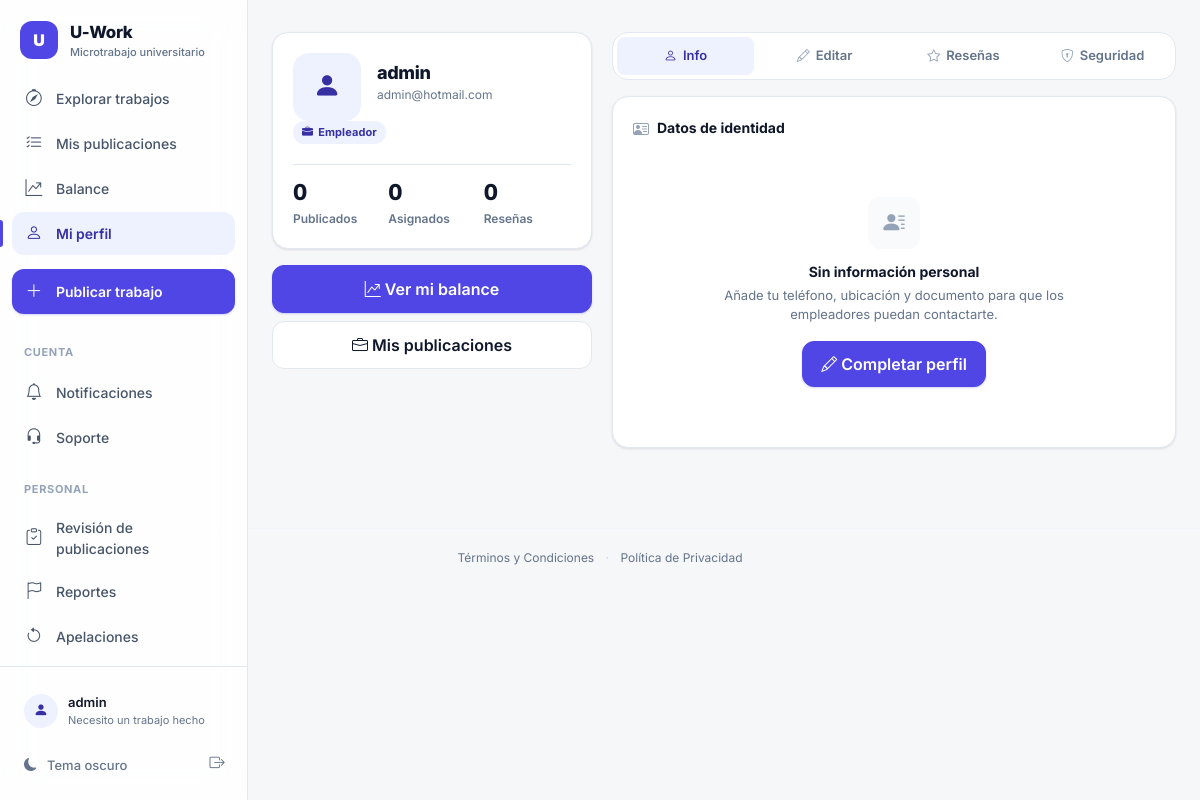
/profile/ (signed in), run on the app's committed database.
### accounts/models.py (models this page shows, shortened)
class User(AbstractUser):
    class Rol(models.TextChoices):
        ESTUDIANTE = 'estudiante', 'Estudiante'
        EMPLEADOR = 'empleador', 'Necesito un trabajo hecho'
    rol = models.CharField(max_length=20, choices=Rol.choices, default=Rol.EMPLEADOR)
    foto = models.ImageField(upload_to='perfiles/', blank=True, null=True)
    cedula = models.CharField(max_length=20, blank=True, verbose_name='Documento de identidad')
    telefono = models.CharField(max_length=20, blank=True)
    direccion = models.CharField(max_length=255, blank=True, verbose_name='Ubicación / Dirección')
    fecha_nacimiento = models.DateField(null=True, blank=True)
    habilidades = models.TextField(blank=True, help_text='Separa las habilidades con comas')
    calificacion_promedio = models.DecimalField(max_digits=3, decimal_places=2, default=0)
    universidad = models.CharField(max_length=200, blank=True)
    carrera = models.CharField(max_length=200, blank=True)
    semestre = models.PositiveSmallIntegerField(null=True, blank=True)
    foto_carnet = models.ImageField(upload_to='carnets/', blank=True, null=True, verbose_name='Foto del carnet estudiantil')
    pregunta_seguridad = models.CharField(max_length=255, blank=True)
    respuesta_seguridad = models.CharField(max_length=255, blank=True)
    is_banned = models.BooleanField(
        default=False, verbose_name='Cuenta sancionada')
    baneo_hasta = models.DateTimeField(
        null=True, blank=True, verbose_name='Suspensión hasta')
    motivo_baneo = models.TextField(blank=True, verbose_name='Motivo de la sanción')
    is_email_verified = models.BooleanField(
        default=False, verbose_name='Correo verificado')
    email_verification_token = models.UUIDField(
        null=True, blank=True, editable=False, unique=True)
    email_verification_sent_at = models.DateTimeField(null=True, blank=True)
    class Meta:
        verbose_name = 'Usuario'
        verbose_name_plural = 'Usuarios'
    @property
    def es_estudiante(self):
        return self.rol == self.Rol.ESTUDIANTE
    EMAIL_VERIFICATION_TIMEOUT_HOURS = 48

### accounts/views.py (the view)
# urls.py: path('profile/', views.profile, name='profile'),
@login_required
def profile(request):
    FormClass = StudentProfileForm if request.user.es_estudiante else EmployerProfileForm
    if request.method == 'POST':
        form = FormClass(request.POST, request.FILES, instance=request.user)
        if form.is_valid():
            form.save()
            messages.success(request, 'Perfil actualizado correctamente.')
            return redirect('accounts:profile')
    else:
        form = FormClass(instance=request.user)
    return render(request, 'accounts/profile.html', {'form': form})

### templates/accounts/profile.html (shortened to what this page needs)
{% extends 'base.html' %}
{% load form_tags static %}
{% block content %}
<div class="profile-layout">
<div class="profile-left">
    <div class="id-card">
        <div class="id-card__top">
            <span class="id-card__avatar">
                {% if user.foto %}
                <img src="{{ user.foto.url }}" alt="Foto de {{ user.get_full_name|default:user.username }}">
                {% else %}
                <i class="bi bi-person-fill" aria-hidden="true"></i>
                {% endif %}
            </span>
            <span style="min-width:0;">
                <h1 class="id-card__name">{{ user.get_full_name|default:user.username }}</h1>
                <p class="id-card__email">{{ user.email }}</p>
            </span>
        </div>
        <div class="id-card__meta">
            <span class="chip chip--brand">
                {% if user.es_estudiante %}
                <i class="bi bi-mortarboard-fill" aria-hidden="true"></i> Estudiante
                {% else %}
                <i class="bi bi-briefcase-fill" aria-hidden="true"></i> Empleador
                {% endif %}
            </span>
        </div>
        <div class="id-stats">
            <div>
                <span class="id-stat__value">{{ user.trabajos_creados.count }}</span>
                <span class="id-stat__label">Publicados</span>
            </div>
            <div>
                <span class="id-stat__value">{{ user.trabajos_asignados.count }}</span>
                <span class="id-stat__label">Asignados</span>
            </div>
            <div>
                <span class="id-stat__value">{{ user.reviews_recibidas.count }}</span>
                <span class="id-stat__label">Reseñas</span>
            </div>
        </div>
    </div>
    <div class="d-grid gap-2 d-lg-grid">
        <a href="{% url 'accounts:balance' %}" class="btn btn-accent" style="padding:11px;">
            <i class="bi bi-graph-up-arrow" aria-hidden="true"></i> Ver mi balance
        </a>
        <a href="{% url 'jobs:my_jobs' %}" class="btn btn-quiet" style="padding:11px;">
            <i class="bi bi-briefcase" aria-hidden="true"></i>
            {% if user.es_estudiante %}Mis postulaciones{% else %}Mis publicaciones{% endif %}
        </a>
    </div>
</div>
<div class="profile-right">
    <div class="profile-tabs" role="tablist" aria-label="Secciones del perfil">
        <button type="button" class="profile-tab active" role="tab" data-tab="info"
                aria-controls="tab-info" aria-selected="true">
            <i class="bi bi-person" aria-hidden="true"></i> Info
        </button>
        <button type="button" class="profile-tab" role="tab" data-tab="edit"
                aria-controls="tab-edit" aria-selected="false">
            <i class="bi bi-pencil" aria-hidden="true"></i> Editar
        </button>
        <button type="button" class="profile-tab" role="tab" data-tab="reviews"
                aria-controls="tab-reviews" aria-selected="false">
            <i class="bi bi-star" aria-hidden="true"></i> Reseñas
        </button>
        <button type="button" class="profile-tab" role="tab" data-tab="security"
                aria-controls="tab-security" aria-selected="false">
            <i class="bi bi-shield-lock" aria-hidden="true"></i> Seguridad
        </button>
    </div>
    <div id="tab-info" class="tab-content-section active" role="tabpanel">
        <div class="panel">
            <div class="panel__head">
                <i class="bi bi-person-vcard" aria-hidden="true"></i>
                <h2 class="panel__title">Datos de identidad</h2>
            </div>
            {% if user.telefono or user.direccion or user.cedula or user.fecha_nacimiento or user.universidad %}
            <div class="data-list">
                {% if user.telefono %}
                <div class="data-row">
                    <span class="icon-tile icon-tile--neutral" aria-hidden="true"><i class="bi bi-telephone"></i></span>
                    <span class="data-row__value">
                        Teléfono
                        <span>{{ user.telefono }}</span>
                    </span>
                </div>
                {% endif %}
                {% if user.direccion %}
                <div class="data-row">
                    <span class="icon-tile icon-tile--neutral" aria-hidden="true"><i class="bi bi-geo-alt"></i></span>
                    <span class="data-row__value">
                        Ubicación
                        <span>{{ user.direccion }}</span>
                    </span>
                </div>
                {% endif %}
                {% if user.cedula %}
                <div class="data-row">
                    <span class="icon-tile icon-tile--neutral" aria-hidden="true"><i class="bi bi-person-vcard"></i></span>
                    <span class="data-row__value">
                        Documento
                        <span>{{ user.cedula }}</span>
                    </span>
                </div>
                {% endif %}
                {% if user.fecha_nacimiento %}
                <div class="data-row">
                    <span class="icon-tile icon-tile--neutral" aria-hidden="true"><i class="bi bi-calendar"></i></span>
                    <span class="data-row__value">
                        Fecha de nacimiento
                        <span>{{ user.fecha_nacimiento|date:"d M Y" }}</span>
                    </span>
                </div>
                {% endif %}
                {% if user.es_estudiante and user.universidad %}
                <div class="data-row">
                    <span class="icon-tile icon-tile--neutral" aria-hidden="true"><i class="bi bi-bank"></i></span>
                    <span class="data-row__value">
                        Universidad
                        <span>
                            {{ user.universidad }}
                            {% if user.carrera %}{{ user.carrera }}{% endif %}
                            {% if user.semestre %}, semestre {{ user.semestre }}{% endif %}
                        </span>
                    </span>
                </div>
                {% endif %}
            </div>
            {% else %}
            <div class="empty">
                <span class="empty__icon" aria-hidden="true"><i class="bi bi-person-lines-fill"></i></span>
                <p class="empty__title">Sin información personal</p>
                <p class="empty__text">
                    Añade tu teléfono, ubicación y documento para que los empleadores
                    puedan contactarte.
                </p>
                <button type="button" class="btn btn-accent" data-open-tab="edit"
                        style="margin-top:var(--space-3); padding:10px 18px;">
                    <i class="bi bi-pencil" aria-hidden="true"></i> Completar perfil
                </button>
            </div>
            {% endif %}
        </div>
    </div>
</div>
</div>
{% endblock %}

### templates/base.html (shortened to what this page needs)
<!DOCTYPE html>
<html lang="es">
<head>
    <link href="https://cdn.jsdelivr.net/npm/bootstrap@5.3.3/dist/css/bootstrap.min.css" rel="stylesheet">
    <link href="https://cdn.jsdelivr.net/npm/bootstrap-icons@1.11.3/font/bootstrap-icons.min.css" rel="stylesheet">
    {% load static %}
    <link rel="stylesheet" href="{% static 'css/style.css' %}">
</head>
<body>
    {% if user.is_authenticated %}
    <aside class="desktop-sidebar" aria-label="Menú lateral">
        <a class="sidebar-brand" href="{% url 'jobs:job_list' %}">
            <span class="brand-icon">U</span>
            <span>
                <span class="brand-text">U-Work</span>
                <span class="brand-sub">Microtrabajo universitario</span>
            </span>
        </a>
        <nav class="sidebar-nav">
            {% if user.es_estudiante %}
            <a href="{% url 'jobs:job_list' %}" class="{% if request.resolver_match.url_name == 'job_list' %}active{% endif %}">
                <i class="bi bi-compass" aria-hidden="true"></i> Explorar trabajos
            </a>
            <a href="{% url 'jobs:my_jobs' %}" class="{% if request.resolver_match.url_name == 'my_jobs' %}active{% endif %}">
                <i class="bi bi-send-check" aria-hidden="true"></i> Mis postulaciones
            </a>
            {% else %}
            <a href="{% url 'jobs:job_list' %}" class="{% if request.resolver_match.url_name == 'job_list' %}active{% endif %}">
                <i class="bi bi-compass" aria-hidden="true"></i> Explorar trabajos
            </a>
            <a href="{% url 'jobs:my_jobs' %}" class="{% if request.resolver_match.url_name == 'my_jobs' %}active{% endif %}">
                <i class="bi bi-list-check" aria-hidden="true"></i> Mis publicaciones
            </a>
            {% endif %}
            <a href="{% url 'accounts:balance' %}" class="{% if request.resolver_match.url_name == 'balance' %}active{% endif %}">
                <i class="bi bi-graph-up-arrow" aria-hidden="true"></i> Balance
            </a>
            <a href="{% url 'accounts:profile' %}" class="{% if request.resolver_match.url_name == 'profile' %}active{% endif %}">
                <i class="bi bi-person" aria-hidden="true"></i> Mi perfil
            </a>
            {% if not user.es_estudiante %}
            <a href="{% url 'jobs:job_create' %}" class="publish-btn {% if request.resolver_match.url_name == 'job_create' %}active{% endif %}">
                <i class="bi bi-plus-lg" aria-hidden="true"></i> Publicar trabajo
            </a>
            {% endif %}
            <div class="nav-label">Cuenta</div>
            <a href="{% url 'notifications:list' %}" class="{% if request.resolver_match.app_name == 'notifications' %}active{% endif %}" style="position:relative;">
                <i class="bi bi-bell" aria-hidden="true"></i> Notificaciones
            </a>
            <a href="{% url 'support:create' %}" class="{% if request.resolver_match.app_name == 'support' %}active{% endif %}">
                <i class="bi bi-headset" aria-hidden="true"></i> Soporte
            </a>
            {% if user.is_staff %}
            <div class="nav-label">Personal</div>
            <a href="{% url 'moderation:panel_publicaciones' %}" class="{% if request.resolver_match.url_name == 'panel_publicaciones' %}active{% endif %}">
                <i class="bi bi-clipboard-check" aria-hidden="true"></i> Revisión de publicaciones
            </a>
            <a href="{% url 'moderation:panel_reportes' %}" class="{% if request.resolver_match.url_name == 'panel_reportes' %}active{% endif %}">
                <i class="bi bi-flag" aria-hidden="true"></i> Reportes
            </a>
            <a href="{% url 'moderation:apelaciones' %}" class="{% if request.resolver_match.url_name == 'apelaciones' %}active{% endif %}">
                <i class="bi bi-arrow-counterclockwise" aria-hidden="true"></i> Apelaciones
            </a>
            <a href="{% url 'moderation:bitacora' %}" class="{% if request.resolver_match.url_name == 'bitacora' %}active{% endif %}">
            </a>
            {% endif %}
        </nav>
        <div class="sidebar-footer">
            <a href="{% url 'accounts:profile' %}" class="sidebar-user">
                {% if user.foto %}
                <img src="{{ user.foto.url }}" class="user-avatar" alt="">
                {% else %}
                <span class="user-avatar"><i class="bi bi-person-fill" aria-hidden="true"></i></span>
                {% endif %}
                <span style="min-width:0">
                    <span class="user-name">{{ user.get_full_name|default:user.username }}</span>
                    <span class="user-role">{{ user.get_rol_display }}</span>
                </span>
            </a>
            <div class="sidebar-footer-row">
                <button type="button" data-theme-toggle class="sidebar-theme-toggle" title="Cambiar tema">
                    <i class="bi bi-moon-fill" aria-hidden="true"></i> <span>Tema oscuro</span>
                </button>
                <form method="post" action="{% url 'accounts:logout' %}">
                    <button type="submit" class="sidebar-logout" aria-label="Cerrar sesión" title="Cerrar sesión">
                        <i class="bi bi-box-arrow-right" aria-hidden="true"></i>
                    </button>
                </form>
            </div>
        </div>
    </aside>
    {% endif %}
    <div class="app-layout">
        <main class="content-wrapper" id="contenido-principal" tabindex="-1">
            {% block content %}{% endblock %}
        </main>
    </div>
    <footer class="legal-footer">
        <a href="{% url 'legal:terminos' %}">Términos y Condiciones</a>
        <span class="legal-sep">·</span>
        <a href="{% url 'legal:privacidad' %}">Política de Privacidad</a>
    </footer>
</body>
</html>

### data on the page
User: get_full_name "admin", rol "Necesito un trabajo hecho", email "admin@hotmail.com", trabajos_creados.count "0", trabajos_asignados.count "0", reviews_recibidas.count "0"
